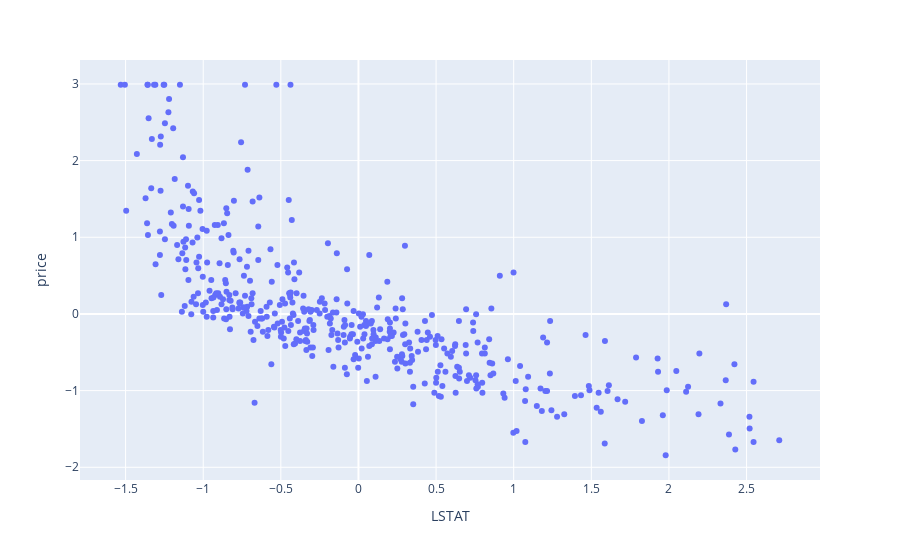

The cell this chart's notebook holds for it:
### Markdown cell above
### Looking for Non-linear relationships

### Code cell
import plotly.express as px
# px.scatter_matrix(df,size_max=1,height=1000)

px.scatter(x='LSTAT',y='price',data_frame=df)#,

### Figure 1 — Plotly figure (JSON) as saved in the notebook; plotly's stock layout.template omitted (floating-point values rounded to 4 significant figures; data arrays with more than 128 entries replaced by an {"elided": "..."} marker saying what was removed)
{"data": [{"hoverlabel": {"namelength": 0}, "hovertemplate": "LSTAT=%{x}<br>price=%{y}", "legendgroup": "", "marker": {"color": "#636efa", "symbol": "circle"}, "mode": "markers", "name": "", "showlegend": false, "type": "scatter", "x": {"elided": "448 float values"}, "xaxis": "x", "y": {"elided": "448 float values"}, "yaxis": "y"}], "layout": {"legend": {"tracegroupgap": 0}, "margin": {"t": 60}, "xaxis": {"anchor": "y", "domain": [0, 1], "title": {"text": "LSTAT"}}, "yaxis": {"anchor": "x", "domain": [0, 1], "title": {"text": "price"}}}}
